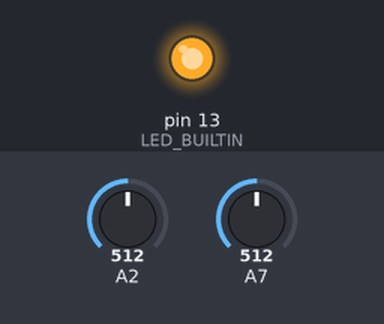
A sketch run on a simulated Arduino Nano, built for the host (arithmetic inside an expression is 32-bit, double 64-bit). Parts: output pins drawn as LEDs (lit = HIGH). The inputs (shaded band) are chosen by the test bench; at power-on: A2 = 512, A7 = 512 (analog values on the 0–1023 scale). What the sketch prints to the serial monitor is not drawn.

Above: at 0.2 s.
Timing chart, 0 to 1.7 s (numbered marks = the images above):
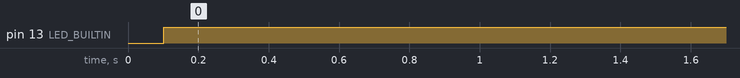

The sketch:

03_read_generators.ino
```cpp
// 测试3: 从两个手摇发电机读真实电压 → 通过分压器进 A2/A7
// 协议: 每 50ms 发一行 "v1,v2\n" (两个 0~1000 之间的归一化值)
//
// 硬件回顾:
//   电机1(+) --[22kΩ]--●-- A2     中点 ● 接 A2
//                      │
//                     [3.3kΩ]
//                      │
//                     GND
//   (电机2 同理,走 A7)
//
// ═══════════════════════════════════════════════════════════
// 算法 4 步:
//   1. analogRead() → 0-4095 原始 ADC 值 (ESP32 是 12-bit)
//   2. 指数滑动平均 (EMA) 去噪
//   3. 死区裁切 (低于某值当 0,防止空载抖动让小人慢慢飘)
//   4. 线性映射到 0-1000 发串口
// ═══════════════════════════════════════════════════════════

// ─── 参数已按"电机5V-24V + 22k/3.3k分压 + ESP32 12-bit ADC"标定好 ───
const int SAMPLE_MS = 50;     // 采样周期 50ms = 20Hz (游戏够流畅)
const int DEADZONE  = 500;    // 低于此 ADC 值算 0 (避开噪声 + 惯性残压)
                              //   = 电机约 3.1V 以下 = 必须真正在摇
const int MAX_ADC   = 3500;   // 满速门槛 ≈ 电机 22V ≈ 拼命摇
                              //   低于此按比例给速度,达到就 100%
const int SMOOTH_N  = 6;      // EMA 窗口 (响应 ~0.3s,够快但不抖)

// 调试开关: 打开后每次会多发一行 "#raw:xxx,xxx" 让你在串口监视器里看原始 ADC
// p5.js 端会忽略 # 开头的行 (需要先在 serial.js 加过滤,目前不加也没事,parseFloat 会返回 NaN)
const bool DEBUG = false;

// EMA 累加器 (全局,跨循环保留)
float ema1 = 0;
float ema2 = 0;

void setup() {
  Serial.begin(115200);
  pinMode(LED_BUILTIN, OUTPUT);
  analogReadResolution(12);     // Nano ESP32 默认就是 12-bit,这里显式写清楚
}

void loop() {
  // ---- 1. 原始采样 ----
  // 注意: ESP32 多通道共用一个 ADC,切换通道时会有电荷残留串扰。
  //       每个通道先空读一次 "清零",再真正读,彻底消除串扰。
  (void)analogRead(A2);         // 空读: 把 ADC 内部切到 A2 并稳定下来
  delayMicroseconds(50);
  int raw1 = analogRead(A2);    // 真读 (玩家1)

  (void)analogRead(A7);         // 空读
  delayMicroseconds(50);
  int raw2 = analogRead(A7);    // 真读 (玩家2)

  // ---- 2. 指数滑动平均 (EMA) ----
  // 公式: ema = ema + (raw - ema) / N
  // 等价于 "新值占 1/N 权重,旧值占 (N-1)/N 权重",比简单平均省内存
  ema1 += (raw1 - ema1) / SMOOTH_N;
  ema2 += (raw2 - ema2) / SMOOTH_N;

  // ---- 3 + 4. 死区 + 线性映射到 0-1000 ----
  int out1 = normalize(ema1);
  int out2 = normalize(ema2);

  // ---- 调试输出 (可选) ----
  if (DEBUG) {
    Serial.print("#raw:");
    Serial.print(raw1);
    Serial.print(",");
    Serial.println(raw2);
  }

  // ---- 正式输出: p5.js 接收 ----
  // 协议: out1,out2,raw1,raw2
  // 游戏只用前两个 (归一化 0-1000)
  // monitor.html 用全部 4 个 (后两个是原始 ADC 0-4095)
  Serial.print(out1);
  Serial.print(",");
  Serial.print(out2);
  Serial.print(",");
  Serial.print(raw1);
  Serial.print(",");
  Serial.println(raw2);

  // ---- LED 指示: 只要有一路在摇就亮 ----
  digitalWrite(LED_BUILTIN, (out1 + out2) > 100 ? HIGH : LOW);

  delay(SAMPLE_MS);
}

// 把平滑后的 ADC 值映射到 0-1000
// - 低于 DEADZONE → 0 (剔除噪声)
// - 达到 MAX_ADC  → 1000 (游戏满速)
// - 之间线性映射
int normalize(float adc) {
  float v = adc - DEADZONE;
  if (v <= 0) return 0;

  float span = MAX_ADC - DEADZONE;
  int out = (int)(v / span * 1000.0);

  if (out > 1000) return 1000;
  return out;
}
```

Measured:
- by itself, pin 13 (LED_BUILTIN): LOW → HIGH at 0.10 s
